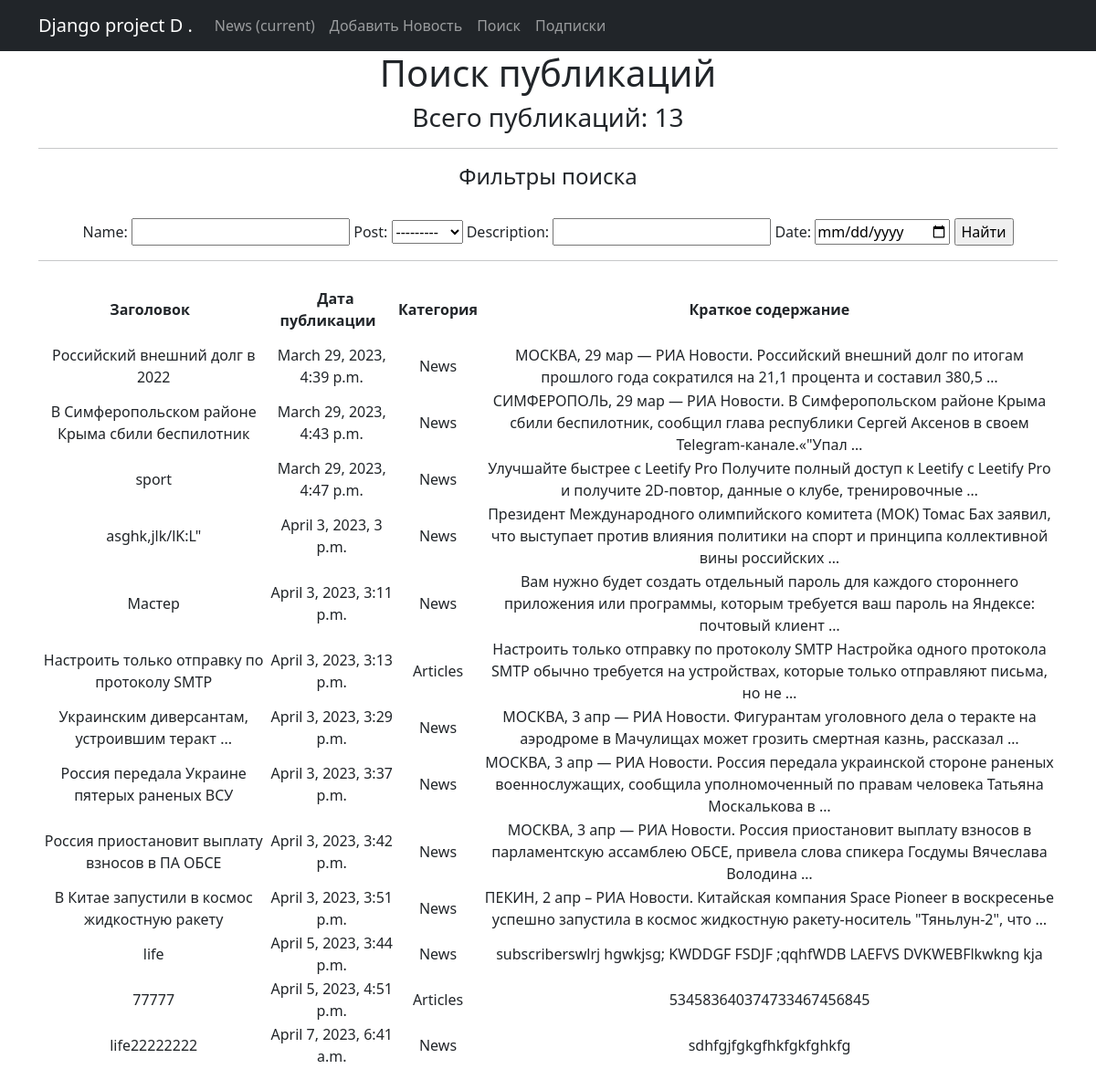
The app's page /news/search/ with its own data.
### news_portal/models.py (models this page shows, shortened)
class Post(models.Model):
    name = models.CharField(max_length=100, unique=True)
    subscribers = models.ManyToManyField(User, related_name='subscribers')
    def __str__(self):
        return self.name.title()

class News(models.Model):
    name = models.CharField(
        max_length=50,
        unique=True,
    )
    description = models.TextField()
    post = models.ForeignKey(
        to='Post',
        on_delete=models.CASCADE,
        related_name='news',
    )
    publish = models.DateTimeField(default=timezone.now)

### news_portal/views.py (the view)
# urls.py: path('search/', NewsSearch.as_view(), name='search'),
class NewsSearch(ListView):
    model = News
    template_name = 'search.html'
    context_object_name = 'search'
    ordering = ['id']
    def get_context_data(self, **kwargs):
        context = super().get_context_data(**kwargs)
        context['filter'] = NewsFilter(self.request.GET, queryset=self.get_queryset())
        return context

### news_portal/templatetags/custom_filters.py (called while the page is built)
@register.filter(name='censor')
def censor(value):
    stop_words = ('Война', "сука", 'нападающим')
    for sw in value.split():
        if sw.lower() in stop_words:
            value = value.replace(sw, f"{sw[0]}{'*' * (len(sw) - 1)}")
    return value

### templates/search.html (shortened to what this page needs)
{% extends 'flatpages/default.html' %}
{% load custom_filters %}
{% block content %}
    <h1>Поиск публикаций</h1>
    <h3><p align="center">Всего публикаций: {{ search|length }}</p></h3>
    <hr>
    <h4>Фильтры поиска</h4>
    <br>
    <form method="GET">
        {{ filter.form }}
        <input type="submit" value="Найти">
    </form>
    <hr>
    {% if search %}
       <table>
           <thead>
              <th><b>Заголовок &nbsp </b></th>
              <th>
                  <b> &nbsp Дата публикации &nbsp </b>
              </th>
              <th>
                  <b> &nbsp Категория &nbsp </b>
              </th>
              <th>
                  <b> &nbsp Краткое содержание &nbsp</b>
              </th>
           </thead>
      {% for post in filter.qs %}
          <tr>
             <td>{{ post.name|censor }}</td>
              <td>{{ post.publish }}</td>
             <td>{{ post.post.name|censor }}</td>
              <td>{{ post.description|truncatewords:20|censor }}</td>
          </tr>
      {% endfor %}
      </table>
    <br>
    {% else %}
      <h2>Публикаций нет!</h2>
    {% endif %}
{% endblock content %}

### templates/flatpages/default.html (shortened to what this page needs)
<!DOCTYPE html>
<html lang="en">
    <head>
        {% load static %}
        <link href="{% static 'css/styles.css' %}" rel="stylesheet" />
    </head>
    <body>
        <nav class="navbar navbar-expand-lg navbar-dark bg-dark static-top">
   <div class="container">
       <a class="navbar-brand" href="/admin">Django project D . </a>
       <div class="collapse navbar-collapse" id="navbarResponsive">
           <ul class="navbar-nav ml-auto">
               <li class="nav-item active">
                   <a class="nav-link" href="/news/ ">News
                       <span class="sr-only">(current)</span>
                   </a>
               </li>
               <li class="nav-item">
                   <a class="nav-link" href="/news/create">Добавить Новость</a>
               </li>
               <li class="nav-item">
                   <a class="nav-link" href="/news/search">Поиск</a>
               </li>
                <li class="nav-item">
                   <a class="nav-link" href="/news/subscriptions">Подписки</a>
               </li>
           </ul>
       </div>
   </div>
        </nav>
        <div class="container">
            <div class="row">
                <div class="col-lg-12 text-center">
                    {% block content %}
                    {% endblock content %}
                </div>
            </div>
        </div>
    </body>
</html>

### records on screen
News: name|censor "Российский внешний долг в 2022", publish "March 29, 2023, 4:39 p.m.", post.name|censor "News", description|censor "МОСКВА, 29 мар — РИА Новости. Российский внешний долг по итогам прошлого года сократился на 21,1 процента и составил 380,5 …"
News: name|censor "В Симферопольском районе Крыма сбили беспилотник", publish "March 29, 2023, 4:43 p.m.", post.name|censor "News", description|censor "СИМФЕРОПОЛЬ, 29 мар — РИА Новости. В Симферопольском районе Крыма сбили беспилотник, сообщил глава республики Сергей Аксенов в своем Telegram-канале.«\"Упал …"
News: name|censor "sport", publish "March 29, 2023, 4:47 p.m.", post.name|censor "News", description|censor "Улучшайте быстрее с Leetify Pro Получите полный доступ к Leetify с Leetify Pro и получите 2D-повтор, данные о клубе, тренировочные …"
News: name|censor "asghk,jlk/lK:L\"", publish "April 3, 2023, 3 p.m.", post.name|censor "News", description|censor "Президент Международного олимпийского комитета (МОК) Томас Бах заявил, что выступает против влияния политики на спорт и принципа коллективной вины российских …"
News: name|censor "Мастер", publish "April 3, 2023, 3:11 p.m.", post.name|censor "News", description|censor "Вам нужно будет создать отдельный пароль для каждого стороннего приложения или программы, которым требуется ваш пароль на Яндексе: почтовый клиент …"
News: name|censor "Настроить только отправку по протоколу SMTP", publish "April 3, 2023, 3:13 p.m.", post.name|censor "Articles", description|censor "Настроить только отправку по протоколу SMTP Настройка одного протокола SMTP обычно требуется на устройствах, которые только отправляют письма, но не …"
News: name|censor "Украинским диверсантам, устроившим теракт ...", publish "April 3, 2023, 3:29 p.m.", post.name|censor "News", description|censor "МОСКВА, 3 апр — РИА Новости. Фигурантам уголовного дела о теракте на аэродроме в Мачулищах может грозить смертная казнь, рассказал …"
News: name|censor "Россия передала Украине пятерых раненых ВСУ", publish "April 3, 2023, 3:37 p.m.", post.name|censor "News", description|censor "МОСКВА, 3 апр — РИА Новости. Россия передала украинской стороне раненых военнослужащих, сообщила уполномоченный по правам человека Татьяна Москалькова в …"
News: name|censor "Россия приостановит выплату взносов в ПА ОБСЕ", publish "April 3, 2023, 3:42 p.m.", post.name|censor "News", description|censor "МОСКВА, 3 апр — РИА Новости. Россия приостановит выплату взносов в парламентскую ассамблею ОБСЕ, привела слова спикера Госдумы Вячеслава Володина …"
News: name|censor "В Китае запустили в космос жидкостную ракету", publish "April 3, 2023, 3:51 p.m.", post.name|censor "News", description|censor "ПЕКИН, 2 апр – РИА Новости. Китайская компания Space Pioneer в воскресенье успешно запустила в космос жидкостную ракету-носитель \"Тяньлун-2\", что …"
News: name|censor "life", publish "April 5, 2023, 3:44 p.m.", post.name|censor "News", description|censor "subscriberswlrj hgwkjsg; KWDDGF FSDJF ;qqhfWDB LAEFVS DVKWEBFlkwkng kja"
News: name|censor "77777", publish "April 5, 2023, 4:51 p.m.", post.name|censor "Articles", description|censor "534583640374733467456845"
News: name|censor "life22222222", publish "April 7, 2023, 6:41 a.m.", post.name|censor "News", description|censor "sdhfgjfgkgfhkfgkfghkfg"

### other values on screen
{{ search|length }} "13"
